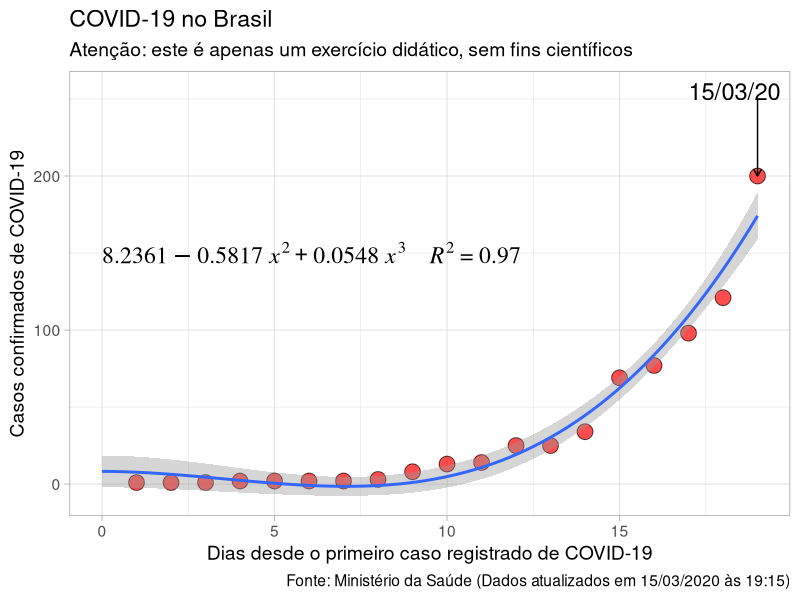

Generate this figure with R:
library(ggplot2)
library(readr)
library(polynom)


covid19 <- read_delim("covid19_brasil.csv",
                      ";", escape_double = FALSE, col_types = cols(datas = col_datetime(format = "%d/%m/%Y")),
                      trim_ws = TRUE)
covid19_1<-covid19
colnames(covid19_1)<-c('datas', "y", "x")
my.formula<-y~I(x^2)+I(x^3)
m <- lm(my.formula, covid19_1)
summary(m)
m
my.eq<-"8.2361 - 0.5817*x^2 + 0.0548*x^3"
p<-ggplot(data=covid19, aes(t,casos)) +
  geom_point(alpha=0.7, shape=21, fill="red", colour="black", size=5) +
  geom_smooth(method="lm", se=TRUE, formula=y~I(x^2)+I(x^3), fullrange=TRUE)
label.text <- paste(gsub("x", "~italic(x)", my.eq, fixed = TRUE),
                    paste("italic(R)^2",
                          format(summary(m)$r.squared, digits = 2),
                          sep = "~`=`~"),
                    sep = "~~~~")
p<-p+labs(y="Casos confirmados de COVID-19", x = "Dias desde o primeiro caso registrado de COVID-19", caption = "Fonte: Ministério da Saúde (Dados atualizados em 15/03/2020 às 19:15)") +
  ggtitle("COVID-19 no Brasil", subtitle = "Atenção: este é apenas um exercício didático, sem fins científicos")
p<-p + theme_light(base_size = 14)
p<-p + annotate(geom = "text", x = 0, y = 150, label = label.text,
                family = "serif", hjust = 0, parse = TRUE, size =6)

jpeg(filename = "covid19.jpg",width = 2500, height = 2500,
     units = "px",
     quality = 100,
     bg = "white",
     res = 300, family="serif")

p+annotate(geom = "curve", x = 19, y = 250, xend = 19, yend = 200, 
  curvature = 0, arrow = arrow(length = unit(2, "mm"))) +
  annotate(geom = "text", x = 17, y = 255, label = "15/03/20", hjust = "left", cex=6)

dev.off()
